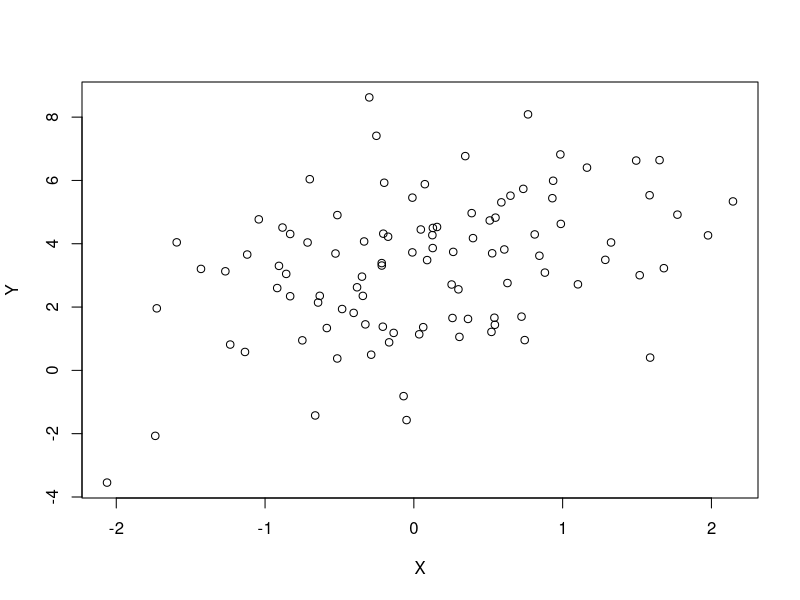

This chart was generated by the following R code:
## ---- chunk 1
N <- 100
sigma <- 2
alpha <- 3.2
beta <- 1.2


X <- rnorm(N)
Y <- alpha + X * beta + rnorm(N, sd = sigma)

plot(Y ~ X)

## ---- chunk 2

lm(Y~X) |> summary()

